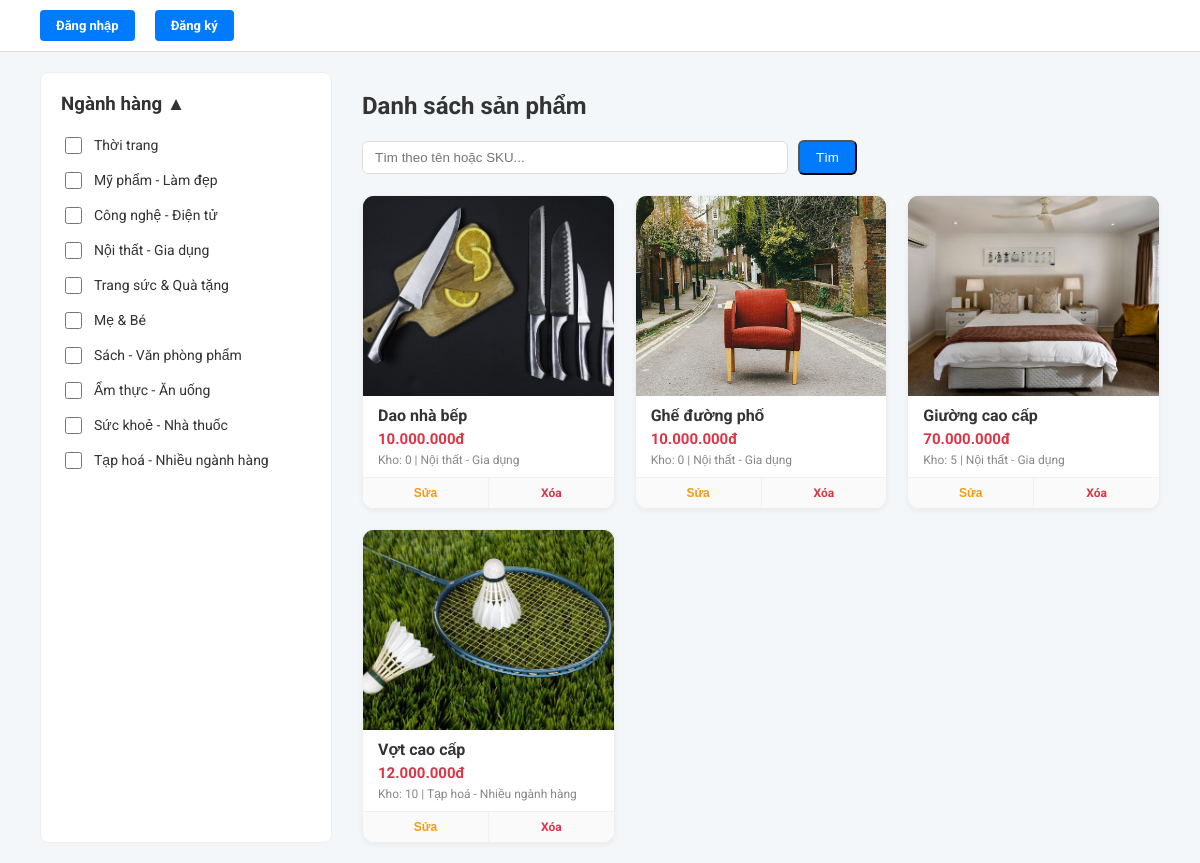
The page / on the database its author committed.
### CNPM2/models.py (models this page shows, shortened)
class Category(models.Model):
    name = models.CharField(max_length=100, unique=True, verbose_name="Tên Ngành hàng")
    def __str__(self):
        return self.name

class InventoryItem(models.Model):
    name = models.CharField(max_length=200, verbose_name="Tên sản phẩm")
    sku = models.CharField(max_length=50, unique=True, verbose_name="Mã SKU")
    category = models.ForeignKey(Category, on_delete=models.SET_NULL, null=True, blank=True, verbose_name="Ngành hàng")
    price = models.DecimalField(max_digits=12, decimal_places=0, default=0, verbose_name="Giá bán (đ)")
    cost_price = models.DecimalField(max_digits=12, decimal_places=0, default=0, verbose_name="Giá vốn (đ)")
    quantity = models.IntegerField(default=0, verbose_name="Số lượng tồn kho")
    image = models.ImageField(upload_to='products/', null=True, blank=True, verbose_name="Hình ảnh")
    mode = models.CharField(max_length=20, default='PRODUCT') # Phân loại hiển thị

### CNPM2/views.py (the view)
# urls.py: 2. Add a URL to urlpatterns:  path('', views.home, name='home')
@never_cache
def home(request):
    items = InventoryItem.objects.all().order_by('-id')
    all_categories = Category.objects.all()
    selected_categories = request.GET.getlist('category_id')
    if selected_categories:
        items = items.filter(category__id__in=selected_categories)
    keyword = request.GET.get('q')
    if keyword:
        items = items.filter(Q(name__icontains=keyword) | Q(sku__icontains=keyword))
    return render(request, 'CNPM2/home.html', {
        'items': items,
        'all_categories': all_categories,
        'selected_categories': selected_categories,
        'keyword': keyword
    })

### CNPM2/Templates/CNPM2/home.html (shortened to what this page needs)
{% load static %}
<!DOCTYPE html>
<html lang="vi">
  <head>
    <link rel="stylesheet" href="{% static 'CNPM2/css/style.css' %}" />
  </head>
  <body>
    <header>
      <div class="auth-buttons">
        {% if user.is_authenticated %}
        <span class="auth-welcome">Xin chào, {{ user.username }}</span>
        <a href="{% url 'logout' %}" class="btn btn-logout">Đăng xuất</a>
        {% else %}
        <a href="{% url 'login' %}" class="btn btn-login">Đăng nhập</a>
        <a
          href="{% url 'register' %}"
          class="btn btn-login"
          style="margin-left: 10px"
          >Đăng ký</a
        >
        {% endif %}
      </div>
    </header>
    <div class="container">
      <aside class="sidebar">
        <h3>Ngành hàng <span>▲</span></h3>
        <form id="filterForm" method="GET" action="{% url 'home' %}">
          <div class="filter-list">
            {% for cat in all_categories %}
            <label class="filter-item">
              <input type="checkbox" name="category_id" value="{{ cat.id }}"
              onchange="document.getElementById('filterForm').submit();" {% if
              cat.id|stringformat:"i" in selected_categories %}checked{% endif
              %} /> {{ cat.name }}
            </label>
            {% empty %}
            <p style="color: #999; font-style: italic">
              Chưa có Ngành hàng nào.
            </p>
            {% endfor %}
          </div>
        </form>
      </aside>
      <main class="main-content">
        <h2>Danh sách sản phẩm</h2>
        <form method="get" action="{% url 'home' %}" class="search-form">
          <input
            type="text"
            name="q"
            class="input-search"
            placeholder="Tìm theo tên hoặc SKU..."
            value="{{ keyword|default:'' }}"
          />
          <button type="submit" class="btn-search">Tìm</button>
        </form>
        <div class="grid">
          {% for item in items %}
          <div class="card" onclick="showProductDetail('{{ item.id }}')">
            <div
              class="card-img"
              style="background: {% if item.mode == 'PRODUCT' %}#28a745{% elif item.mode == 'IMPORT' %}#fd7e14{% else %}#0056b3{% endif %};"
            >
              {% if item.image %}
              <img src="{{ item.image.url }}" alt="{{ item.name }}" />
              {% endif %}
            </div>
            <div class="card-body">
              <h4 style="margin: 0 0 5px 0; font-size: 16px">
                {{ item.name }}
              </h4>
              <p class="product-price">{{ item.price }}</p>
              <p style="font-size: 12px; color: #888; margin: 0">
                Kho: {{ item.quantity }} | {{ item.category }}
              </p>
            </div>
            <div class="card-footer">
              <button
                type="button"
                class="btn-edit-card"
                onclick="event.stopPropagation(); openEditModal('{{ item.id }}', '{{ item.name }}', '{{ item.sku }}', '{{ item.category.id|default:'' }}', '{{ item.price }}', '{{ item.quantity }}', '{{ item.mode }}')"
              >
                Sửa
              </button>
              <a
                href="{% url 'delete_item' item.id %}"
                class="btn-delete-card"
                onclick="event.stopPropagation(); return confirm('Xóa mục này?')"
                >Xóa</a
              >
            </div>
          </div>
          {% endfor %}
        </div>
      </main>
    </div>
  </body>
</html>

### CNPM2/static/CNPM2/css/style.css (style rules this page uses)
:root { --primary: #0056b3; --primary-hover: #004494; --success: #28a745; --success-hover: #218838; --warning: #fd7e14; --danger: #dc3545; --bg-light: #f4f7f9; --border-color: #ddd; --text-main: #333; --white: #ffffff; }
body { font-family: "Roboto", sans-serif; margin: 0; background-color: var(--bg-light); color: var(--text-main); }
header { display: flex; justify-content: space-between; align-items: center; padding: 10px 40px; background: var(--white); border-bottom: 1px solid var(--border-color); }
.auth-buttons, .nav-buttons { display: flex; gap: 10px; align-items: center; }
.btn { padding: 8px 16px; border: none; border-radius: 4px; font-weight: bold; cursor: pointer; font-size: 13px; text-decoration: none; display: inline-block; transition: background-color 0.2s, transform 0.1s; }
.btn-login { background: #007bff; color: white !important; }
.btn-search { padding: 8px 16px; background-color: #007bff; color: white; border-radius: 6px; }
.container { display: flex; padding: 20px 40px; gap: 30px; }
.sidebar { width: 250px; background: var(--white); padding: 20px; border-radius: 8px; border: 1px solid #eee; }
.sidebar h3 { margin-top: 0; }
.filter-list { display: flex; flex-direction: column; gap: 12px; }
.filter-item { display: flex; align-items: center; font-size: 14px; cursor: pointer; }
.filter-item input { margin-right: 12px; width: 17px; height: 17px; }
.main-content { flex: 1; }
.search-form { margin-bottom: 20px; display: flex; gap: 10px; align-items: center; }
.input-search { padding: 8px 12px; flex-grow: 1; max-width: 400px; border: 1px solid var(--border-color); border-radius: 6px; outline: none; }
.grid { display: grid; grid-template-columns: repeat(auto-fill, minmax(250px, 1fr)); gap: 20px; }
.card { background: var(--white); border: 1px solid #eee; border-radius: 12px; overflow: hidden; display: flex; flex-direction: column; transition: transform 0.3s ease, box-shadow 0.3s ease; cursor: pointer; box-shadow: 0 2px 5px rgba(0, 0, 0, 0.05); }
.card-img { height: 200px; display: flex; align-items: center; justify-content: center; font-size: 50px; color: white; overflow: hidden; position: relative; }
.card-img img { width: 100%; height: 100%; object-fit: cover; }
.card-body { padding: 10px 15px; }
.product-price { color: var(--danger); font-weight: bold; margin: 0 0 5px 0; font-size: 15px; }
.card-footer { display: flex; border-top: 1px solid #f0f0f0; background: #fafafa; margin-top: auto; }
.btn-edit-card { flex: 1; padding: 8px; color: #f39c12; font-weight: bold; border-right: 1px solid #f0f0f0; font-size: 12px; background: none; border-top: none; border-bottom: none; border-left: none; }
.btn-delete-card { flex: 1; padding: 8px; text-decoration: none; text-align: center; color: var(--danger); font-weight: bold; font-size: 12px; }

### rows shown on the page
Category: name "Thời trang"
Category: name "Mỹ phẩm - Làm đẹp"
Category: name "Công nghệ - Điện tử"
Category: name "Nội thất - Gia dụng"
Category: name "Trang sức & Quà tặng"
Category: name "Mẹ & Bé"
Category: name "Sách - Văn phòng phẩm"
Category: name "Ẩm thực - Ăn uống"
Category: name "Sức khoẻ - Nhà thuốc"
Category: name "Tạp hoá - Nhiều ngành hàng"
InventoryItem: image (picture), name "Dao nhà bếp", quantity "0", category "Nội thất - Gia dụng"
InventoryItem: image (picture), name "Ghế đường phố", quantity "0", category "Nội thất - Gia dụng"
InventoryItem: image (picture), name "Giường cao cấp", quantity "5", category "Nội thất - Gia dụng"
InventoryItem: image (picture), name "Vợt cao cấp", quantity "10", category "Tạp hoá - Nhiều ngành hàng"
